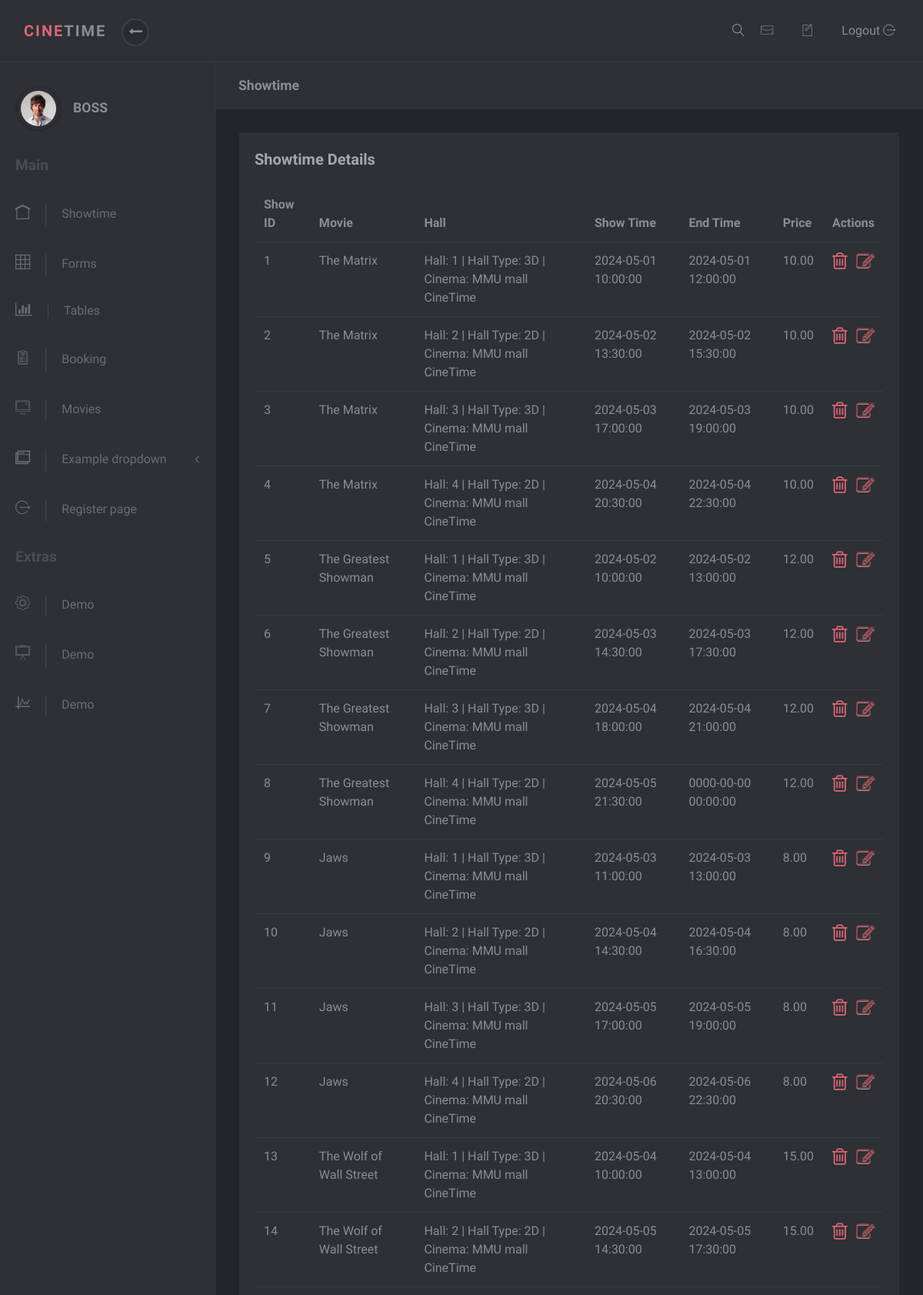
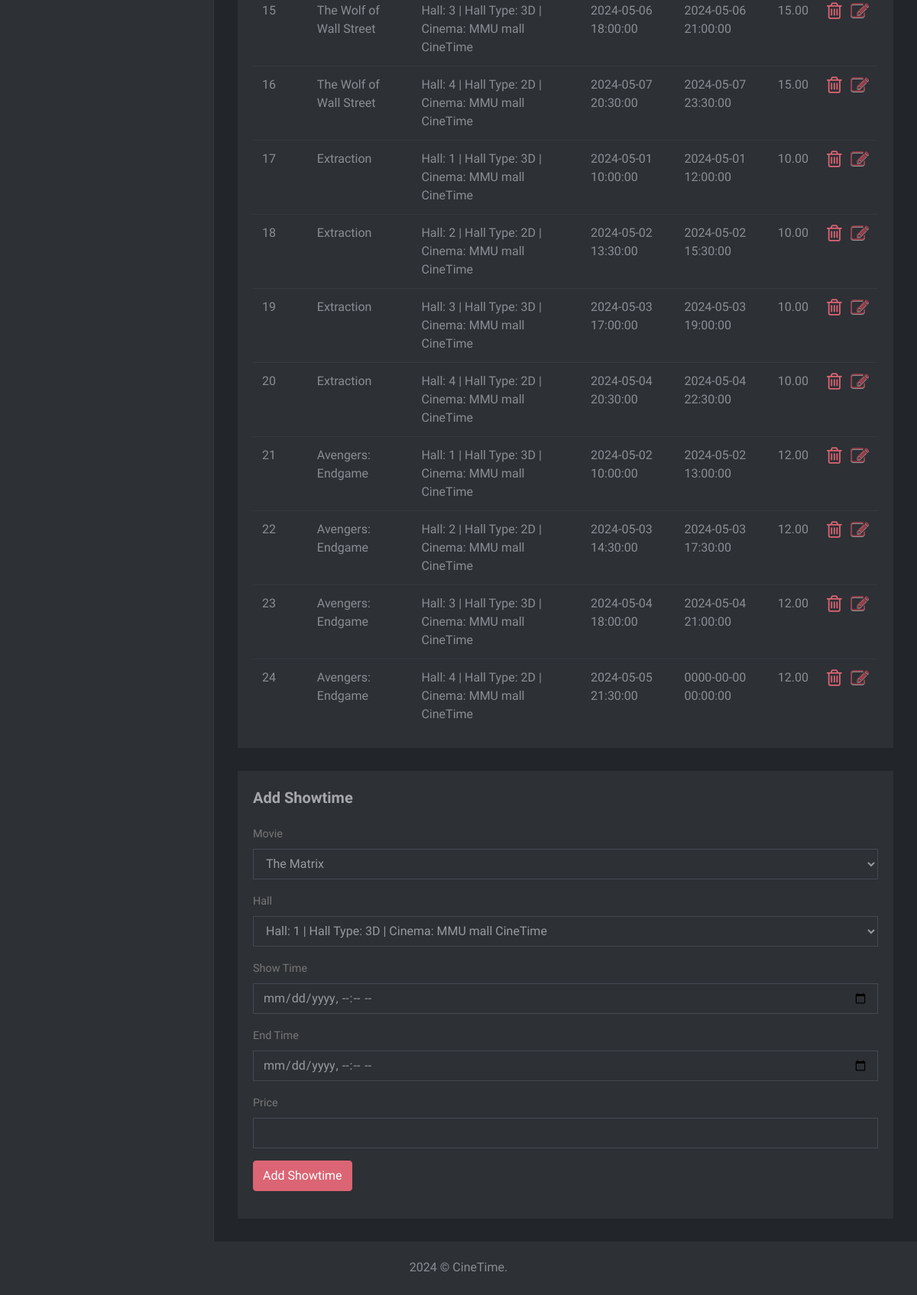
The page /ChengJingYi/admin/home.php (signed in) on the database its author committed (2 pictures, top to bottom).
### tables this page shows
CREATE TABLE `showtime` (
  `show_id` int(10) NOT NULL,
  `Movie_id` int(10) NOT NULL,
  `Hall_id` int(10) NOT NULL,
  `show_time` datetime NOT NULL,
  `end_time` datetime NOT NULL,
  `price` decimal(5,2) NOT NULL
);

CREATE TABLE `movie` (
  `movie_id` int(10) NOT NULL,
  `title` varchar(255) NOT NULL,
  `genre` varchar(255) NOT NULL,
  `director` varchar(255) NOT NULL,
  `cast` text NOT NULL,
  `synopsis` text NOT NULL,
  `duration` int(3) NOT NULL,
  `release_date` date NOT NULL,
  `poster_path` longblob NOT NULL,
  `trailers_path` varchar(255) NOT NULL
);

CREATE TABLE `hall` (
  `hall_id` int(10) NOT NULL,
  `cinema_id` int(10) NOT NULL,
  `hall_type_id` char(5) NOT NULL,
  `number_of_seat` int(10) NOT NULL
);

CREATE TABLE `cinema` (
  `cinema_id` int(10) NOT NULL,
  `name` varchar(255) NOT NULL,
  `location` varchar(255) NOT NULL,
  `city` varchar(255) NOT NULL,
  `num_of_hall` int(10) NOT NULL
);

### ChengJingYi/admin/showtime.php (the view, shortened to what this page needs)
<div class="page-content">
  <div class="page-header">
    <div class="container-fluid">
      <h2 class="h5 no-margin-bottom">Showtime</h2>
    </div>
  </div>
  <div class="tilted-container">
    <section class="no-padding-top no-padding-bottom">
      <div class="container-fluid">
        <div class="row">
          <div class="col-lg-12">
            <div class="block margin-bottom-sm tilted-content">
              <div class="title"><strong>Showtime Details</strong></div>
              <div class="table-responsive">
                <?php include("connect.php");
                $query = "SELECT * FROM showtime";
                $result = mysqli_query($conn, $query);
                if (mysqli_num_rows($result) > 0) {
                    echo '<table class="table">';
                    echo '<thead>';
                    echo '<tr>';
                    echo '<th>Show ID</th>';
                    echo '<th>Movie</th>';
                    echo '<th>Hall</th>';
                    echo '<th>Show Time</th>';
                    echo '<th>End Time</th>';
                    echo '<th>Price</th>';
                    echo '<th>Actions</th>';
                    echo '</tr>';
                    echo '</thead>';
                    echo '<tbody>';
                    while ($row = mysqli_fetch_assoc($result)) {
                        $movieQuery = "SELECT title FROM movie WHERE movie_id = " . $row['Movie_id'];
                        $movieResult = mysqli_query($conn, $movieQuery);
                        $movieRow = mysqli_fetch_assoc($movieResult);
                        $hallQuery = "SELECT hall_type_id, cinema_id FROM hall WHERE hall_id = " . $row['Hall_id'];
                        $hallResult = mysqli_query($conn, $hallQuery);
                        $hallRow = mysqli_fetch_assoc($hallResult);
                        $cinemaQuery = "SELECT name FROM cinema WHERE cinema_id = " . $hallRow['cinema_id'];
                        $cinemaResult = mysqli_query($conn, $cinemaQuery);
                        $cinemaRow = mysqli_fetch_assoc($cinemaResult);
                        echo '<tr>';
                        echo '<td>' . $row['show_id'] . '</td>';
                        echo '<td>' . $movieRow['title'] . '</td>';
                        echo '<td>' . 'Hall: ' . $row['Hall_id'] . ' |  Hall Type: ' . $hallRow['hall_type_id'] . '   |  Cinema: ' . $cinemaRow['name'] . '</td>';
                        echo '<td>' . $row['show_time'] . '</td>';
                        echo '<td>' . $row['end_time'] . '</td>';
                        echo '<td>' . $row['price'] . '</td>';
                        echo '<td>
                                <button type="button" data-toggle="modal" data-target="#editModal' . $row['show_id'] . '" class="close" ><i class="fa fa-edit" style="color:#ff4759;"></i></button>
                                <a class="fa fa-trash-o"style="font-size:25px"" href="delete_showtime.php?show_id='. $row['show_id'].'" onclick="return confirmDelete();"></a>
                              </td>';
                        echo '</tr>';
                    }
                    echo '</tbody>';
                    echo '</table>';
                } else {
                    echo 'No showtime details found.';
                }
                ?>
              </div>
            </div>
          </div>
        </div>
      </div>
    </section>
    <section class="no-padding-top no-padding-bottom">
      <div class="container-fluid">
        <div class="row">
          <div class="col-lg-12">
            <div class="block margin-bottom-sm">
              <div class="title"><strong>Add Showtime </strong></div>
              <div class="table-responsive">
                <div class="block-body">
                  <form method="post" action="submit_showtime.php">
                    <div class="form-group">
                      <label class="form-control-label">Movie</label>
                      <select name="movie_id" class="form-control">
                        <?php
                          $query = "SELECT movie_id, title FROM movie";
                          $result = mysqli_query($conn, $query);
                          while ($row = mysqli_fetch_assoc($result)) {
                            echo '<option value="' . $row['movie_id'] . '">' . $row['title'] . '</option>';
                          }
                        ?>
                      </select>
                    </div>
                    <div class="form-group">
                      <label class="form-control-label">Hall</label>
                      <select name="hall_id" class="form-control">
                        <?php
                          $query = "SELECT hall_id, hall_type_id, cinema_id FROM hall";
                          $result = mysqli_query($conn, $query);
                          while ($row = mysqli_fetch_assoc($result)) {
                            $cinemaQuery = "SELECT name FROM cinema WHERE cinema_id = " . $row['cinema_id'];
                            $cinemaResult = mysqli_query($conn, $cinemaQuery);
                            $cinemaRow = mysqli_fetch_assoc($cinemaResult);
                            echo '<option value="'. $row['hall_id']. '">Hall: '. $row['hall_id'] . ' |  Hall Type: ' . $row['hall_type_id'] . '   |  Cinema: ' . $cinemaRow['name'] . '</option>';
                          }
                        ?>
                      </select>
                    </div>
                    <div class="form-group">
                      <label class="form-control-label">Show Time</label>
                      <input type="datetime-local" name="show_time" class="form-control">
                    </div>
                    <div class="form-group">
                      <label class="form-control-label">End Time</label>
                      <input type="datetime-local" name="end_time" class="form-control">
                    </div>
                    <div class="form-group">
                      <label class="form-control-label">Price</label>
                      <input type="number" name="price" class="form-control">
                    </div>
                    <div class="form-group">
                      <input type="submit" value="Add Showtime" class="btn btn-primary">
                    </div>
                  </form>
                </div>
              </div>
            </div>
          </div>
        </div>
      </div>
    </section>
  </div>
</div>

### ChengJingYi/admin/css/style.default.css (style rules this page uses)
body { position: relative; }
section { padding: 0 1rem; }
a { -webkit-transition: all 0.3s; transition: all 0.3s; display: inline-block; }
i, span, strong { display: inline-block; }
.no-padding-top { padding-top: 0 !important; }
.no-padding-bottom { padding-bottom: 0 !important; }
.no-margin-bottom { margin-bottom: 0 !important; }
.margin-bottom-sm { margin-bottom: 30px !important; }
.block { padding: 20px; background: #2d3035; color: #8a8d93; margin-bottom: 30px; }
.page-content { position: relative; background: #22252a; min-height: 100vh; width: calc(100% - 280px); padding: 0; padding-bottom: 70px; }
.page-header { padding: 20px 15px; background: #2d3035; color: #8a8d93; margin-bottom: 30px; }
.block .title { margin-bottom: 20px; }
.block .title strong:first-child { font-size: 1.25rem; color: #a5a7ab; }
form label { font-size: .9rem; color: #8a8d93; }
.table { margin-bottom: 0; }
.table td, .table th { border-color: #343a40; }
.table thead th { border: none; }
.btn { font-weight: 400; border: 1px solid transparent; padding: 0.45rem 0.75rem; font-size: 1rem; line-height: 1.5; border-radius: 0.25rem; -webkit-transition: color 0.15s ease-in-out, background-color 0.15s ease-in-out, border-color 0.15s ease-in-out, -webkit-box-shadow 0.15s ease-in-out; transition: color 0.15s ease-in-out, background-color 0.15s ease-in-out, border-color 0.15s ease-in-out, -webkit-box-shadow 0.15s ease-in-out; transition: color 0.15s ease-in-out, background-color 0.15s ease-in-out, border-color 0.15s ease-in-out, box-shadow 0.15s ease-in-out; transition: color 0.15s ease-in-out, background-color 0.15s ease-in-out, border-color 0.15s ease-in-out, box-shadow 0.15s ease-in-out, -webkit-box-shadow 0.15s ease-in-out; }
.btn-primary { color: color-yiq(#DB6574); background-color: #DB6574; border-color: #DB6574; }
body { font-family: "Muli", sans-serif; font-size: 1rem; font-weight: 400; line-height: 1.5; color: #8a8d93; background-color: #fff; }
a { color: #DB6574; text-decoration: none; }
h1, h2, h3, h4, h5, h6, .h1, .h2, .h3, .h4, .h5, .h6 { margin-bottom: 0.5rem; font-family: inherit; font-weight: 700; line-height: 1.2; color: inherit; }
h2, .h2 { font-size: 1.7rem; }
h5, .h5 { font-size: 1.1rem; }

### rows shown on the page
showtime: show_id "1", Movie.title "The Matrix", Hall "1", Hall.hall_type_id "3D", cinema.name "MMU mall CineTime", show_time "2024-05-01 10:00:00", end_time "2024-05-01 12:00:00", price "10.00"
showtime: show_id "2", Movie.title "The Matrix", Hall "2", Hall.hall_type_id "2D", cinema.name "MMU mall CineTime", show_time "2024-05-02 13:30:00", end_time "2024-05-02 15:30:00", price "10.00"
showtime: show_id "3", Movie.title "The Matrix", Hall "3", Hall.hall_type_id "3D", cinema.name "MMU mall CineTime", show_time "2024-05-03 17:00:00", end_time "2024-05-03 19:00:00", price "10.00"
showtime: show_id "4", Movie.title "The Matrix", Hall "4", Hall.hall_type_id "2D", cinema.name "MMU mall CineTime", show_time "2024-05-04 20:30:00", end_time "2024-05-04 22:30:00", price "10.00"
showtime: show_id "5", Movie.title "The Greatest Showman", Hall "1", Hall.hall_type_id "3D", cinema.name "MMU mall CineTime", show_time "2024-05-02 10:00:00", end_time "2024-05-02 13:00:00", price "12.00"
showtime: show_id "6", Movie.title "The Greatest Showman", Hall "2", Hall.hall_type_id "2D", cinema.name "MMU mall CineTime", show_time "2024-05-03 14:30:00", end_time "2024-05-03 17:30:00", price "12.00"
showtime: show_id "7", Movie.title "The Greatest Showman", Hall "3", Hall.hall_type_id "3D", cinema.name "MMU mall CineTime", show_time "2024-05-04 18:00:00", end_time "2024-05-04 21:00:00", price "12.00"
showtime: show_id "8", Movie.title "The Greatest Showman", Hall "4", Hall.hall_type_id "2D", cinema.name "MMU mall CineTime", show_time "2024-05-05 21:30:00", end_time "0000-00-00 00:00:00", price "12.00"
showtime: show_id "9", Movie.title "Jaws", Hall "1", Hall.hall_type_id "3D", cinema.name "MMU mall CineTime", show_time "2024-05-03 11:00:00", end_time "2024-05-03 13:00:00", price "8.00"
showtime: show_id "10", Movie.title "Jaws", Hall "2", Hall.hall_type_id "2D", cinema.name "MMU mall CineTime", show_time "2024-05-04 14:30:00", end_time "2024-05-04 16:30:00", price "8.00"
showtime: show_id "11", Movie.title "Jaws", Hall "3", Hall.hall_type_id "3D", cinema.name "MMU mall CineTime", show_time "2024-05-05 17:00:00", end_time "2024-05-05 19:00:00", price "8.00"
showtime: show_id "12", Movie.title "Jaws", Hall "4", Hall.hall_type_id "2D", cinema.name "MMU mall CineTime", show_time "2024-05-06 20:30:00", end_time "2024-05-06 22:30:00", price "8.00"
showtime: show_id "13", Movie.title "The Wolf of Wall Street", Hall "1", Hall.hall_type_id "3D", cinema.name "MMU mall CineTime", show_time "2024-05-04 10:00:00", end_time "2024-05-04 13:00:00", price "15.00"
showtime: show_id "14", Movie.title "The Wolf of Wall Street", Hall "2", Hall.hall_type_id "2D", cinema.name "MMU mall CineTime", show_time "2024-05-05 14:30:00", end_time "2024-05-05 17:30:00", price "15.00"
showtime: show_id "15", Movie.title "The Wolf of Wall Street", Hall "3", Hall.hall_type_id "3D", cinema.name "MMU mall CineTime", show_time "2024-05-06 18:00:00", end_time "2024-05-06 21:00:00", price "15.00"
showtime: show_id "16", Movie.title "The Wolf of Wall Street", Hall "4", Hall.hall_type_id "2D", cinema.name "MMU mall CineTime", show_time "2024-05-07 20:30:00", end_time "2024-05-07 23:30:00", price "15.00"
showtime: show_id "17", Movie.title "Extraction", Hall "1", Hall.hall_type_id "3D", cinema.name "MMU mall CineTime", show_time "2024-05-01 10:00:00", end_time "2024-05-01 12:00:00", price "10.00"
showtime: show_id "18", Movie.title "Extraction", Hall "2", Hall.hall_type_id "2D", cinema.name "MMU mall CineTime", show_time "2024-05-02 13:30:00", end_time "2024-05-02 15:30:00", price "10.00"
showtime: show_id "19", Movie.title "Extraction", Hall "3", Hall.hall_type_id "3D", cinema.name "MMU mall CineTime", show_time "2024-05-03 17:00:00", end_time "2024-05-03 19:00:00", price "10.00"
showtime: show_id "20", Movie.title "Extraction", Hall "4", Hall.hall_type_id "2D", cinema.name "MMU mall CineTime", show_time "2024-05-04 20:30:00", end_time "2024-05-04 22:30:00", price "10.00"
showtime: show_id "21", Movie.title "Avengers: Endgame", Hall "1", Hall.hall_type_id "3D", cinema.name "MMU mall CineTime", show_time "2024-05-02 10:00:00", end_time "2024-05-02 13:00:00", price "12.00"
showtime: show_id "22", Movie.title "Avengers: Endgame", Hall "2", Hall.hall_type_id "2D", cinema.name "MMU mall CineTime", show_time "2024-05-03 14:30:00", end_time "2024-05-03 17:30:00", price "12.00"
showtime: show_id "23", Movie.title "Avengers: Endgame", Hall "3", Hall.hall_type_id "3D", cinema.name "MMU mall CineTime", show_time "2024-05-04 18:00:00", end_time "2024-05-04 21:00:00", price "12.00"
showtime: show_id "24", Movie.title "Avengers: Endgame", Hall "4", Hall.hall_type_id "2D", cinema.name "MMU mall CineTime", show_time "2024-05-05 21:30:00", end_time "0000-00-00 00:00:00", price "12.00"

### other values the page prints
$_SESSION['admin_name'] "BOSS"
form field movie_id "The Matrix"
